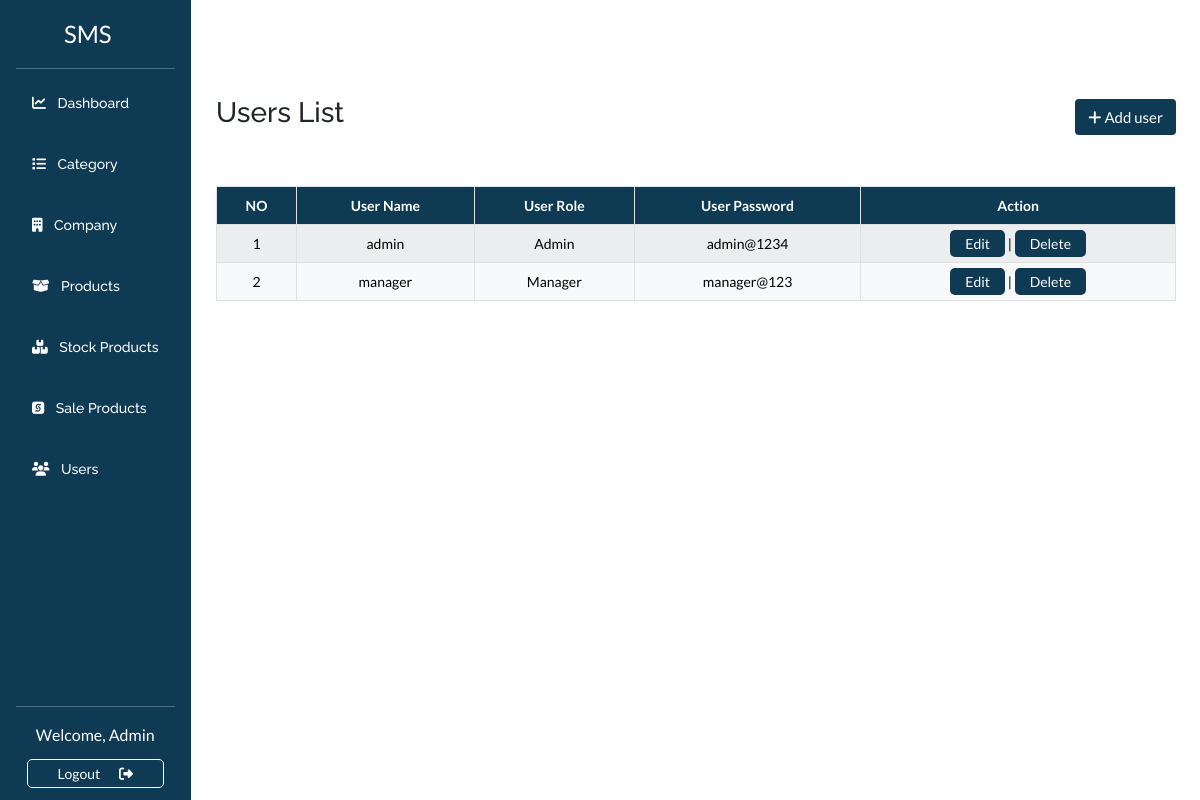
/users.php (signed in), run on the app's committed database.
### tables this page shows
CREATE TABLE `users` (
  `id` int(11) NOT NULL,
  `username` varchar(20) NOT NULL,
  `user_role` varchar(20) NOT NULL,
  `password` varchar(20) NOT NULL
);

### users.php (the view, shortened to what this page needs)
<?php
include("includes/connection.php");
include "includes/header.php";
?>
<div id="main_content">
    <div class="row">
        <div class="col-2 pe-0">
            <?php
              include "includes/menu.php";
            ?>
        </div>
        <div class="col-10 pt-5 ps-0 mt-5">
            <main>
            <div class="container">
            <div class="d-flex justify-content-between align-items-center mb-5">
              <h3>Users List</h3>
              <button type="button" class="btn myBtn" data-bs-toggle="modal" data-bs-target="#exampleModal">
                <i class="fa-solid fa-plus"></i>
                Add user
              </button>
            </div>
              <?php
                $query = "SELECT * FROM users";
                $data = mysqli_query($conn, $query);
              ?>
              <table id="users_table" class="table table-light table-striped table-bordered rounded text-center">
                <thead>
                    <tr>
                      <th>NO</th>
                      <th>User Name</th>
                      <th>User Role</th>
                      <th>User Password</th>
                      <th>Action</th>
                    </tr>
                </thead>
                <tbody>
                    <?php
                    $i = 1;
                    while ($row = mysqli_fetch_assoc($data)) { ?>
                        <tr>
                            <td >
                                <?php echo $i++ ?>
                            </td>
                            <td>
                                <?php echo $row['username'] ?>
                            </td>
                            <td class="text-capitalize">
                                <?php echo $row['user_role'] ?>
                            </td>
                            <td>
                                <?php echo $row['password'] ?>
                            </td>
                            <?php echo "<td>
                                            <a href=\"#\" class=\"actionBtn edit_users\" data-bs-toggle=\"modal\"  >Edit</a> |
			                                <a href=\"users_function.php?id=$row[id]\" class=\"actionBtn\" onClick=\"return confirm('Are you sure you want to delete?')\">Delete</a>
                                        </td>"
                                ?>
                        </tr>
                    <?php } ?>
                </tbody>
              </table>
            </main>
        </div>
    </div>
</div>
<?php
include "includes/footer.php";
?>

### css/style.css (style rules this page uses)
:root { --white: #ffffff; --black: #000000; --primary: #0e3a53; --bg-color: #f4f4f4; --heading-font: "Raleway", sans-serif; --primary-font: "Lato", sans-serif; --input-bg: rgba(212, 211, 211, 0.44); }
* { margin: 0; padding: 0; box-sizing: border-box; }
body { width: 100vw; height: 100vh; overflow-x: hidden; font-size: 14px; font-family: "Lato", sans-serif; }
h1, h2, h3, h4, h5, h6 { font-family: var(--heading-font); }
p, a { font-family: var(--primary-font); }
.myBtn { font-size: 15px !important; color: var(--white); background-color: var(--primary); }
a.actionBtn { background-color: var(--primary); color: var(--white); padding: 5px 15px; border-radius: 5px; font-size: 14px; text-decoration: none; }
th { color: var(--white); background-color: var(--primary) !important; }

### data on the page
users: username "admin", user_role "Admin", password "admin@1234"
users: username "manager", user_role "Manager", password "manager@123"

### other printed values
$_SESSION[username] "Admin"
